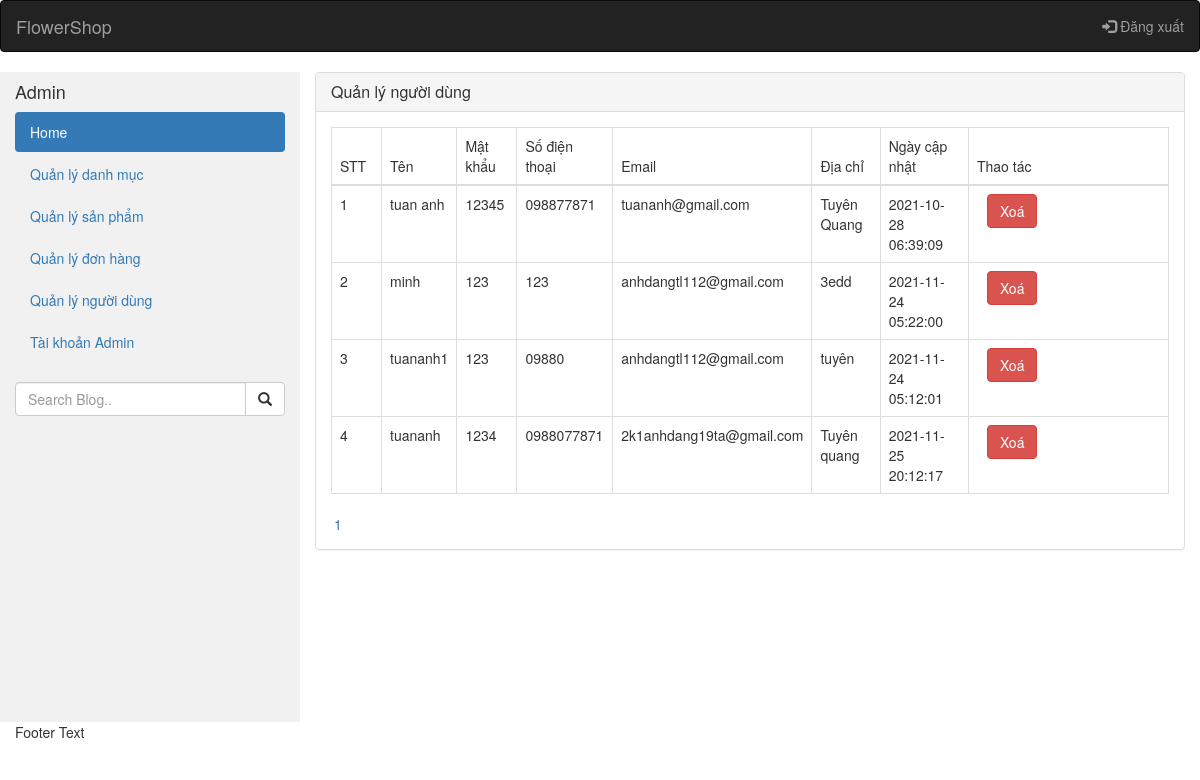
The page /mvc/index.php?controller=user&&action=listuser (signed in) on the database its author committed.
### tables this page shows
CREATE TABLE `user` (
  `id` int(11) NOT NULL,
  `username` varchar(50) NOT NULL,
  `password` varchar(50) NOT NULL,
  `phone` varchar(15) NOT NULL,
  `email` varchar(50) NOT NULL,
  `adress` varchar(150) NOT NULL,
  `created` datetime NOT NULL,
  `permission` tinyint(4) NOT NULL
);

### mvc/model/dbconfig.php (called while the page is built, shortened)
<?php
    class database{
        private $hostname = 'localhost';
        private $username = 'root';
        private $pass = '';
        private $dbname = 'banhoa';
        private $conn = null;
        private $result = null;
        public function connect()
        {
           $this->conn = new mysqli($this->hostname, $this->username, $this->pass, $this->dbname);
           if(!$this->conn){
               echo "Kết nối thất bại";
                exit();
           }else{
               mysqli_set_charset($this->conn,'utf8');
           }
           return $this->conn;
        }
        public function execute($sql){
            $this->result = $this->conn->query($sql);
            return $this->result;
        }
        public function getData(){
            if($this->result){
                $data = mysqli_fetch_array($this->result);
            }
            else{
                $data = 0;
            }
            return $data;
        }
        public function getAllData($table){
            $sql = "select * from $table";
            $this->execute($sql);
            if($this->dem()==0){
                $data=0;
            }
            else{
                while($datas = $this->getData()) {
                    $data[] = $datas;
                }
            }
            return $data;
        }
        public function phantrang($table,$trang){
            $tung_trang = ($trang - 1)*6;
            $sql = "SELECT * FROM $table LIMIT $tung_trang, 6";
            $this->execute($sql);
            if($this->dem()==0){
                $data=0;
            }
            else{
                while($datas = $this->getData()) {
                    $data[] = $datas;
                }
            }
            return $data;
        }
        public function dem(){
            if($this->result){
                $num = mysqli_num_rows($this->result);
            }
            else{
                $num = 0;
            }
            return $num;
        }
    }

### mvc/view/admin/user/user.php (the view, shortened to what this page needs)
<?php require_once('./view/admin/header.php') ?>
        <div class="col-sm-9">
            <div class="panel panel-default">
                <div class="panel-heading">
                    <h3 class="panel-title">Quản lý người dùng</h3>
                </div>
                <div class="panel-body">
                    <table class="table table-bordered tale-hover">
                        <thead>
                            <tr>
                                <th style="width: 50px;">STT</th>
                                <th>Tên</th>
                                <th>Mật khẩu</th>
                                <th>Số điện thoại</th>
                                <th>Email</th>
                                <th>Địa chỉ</th>
                                <th>Ngày cập nhật</th>
                                <th style="width: 200px;">Thao tác</th>
                            </tr>
                        </thead>
                        <tbody>
                            <?php
                            $tung_trang = ($trang - 1)*6;
                            foreach ($data as $value) {
                            ?>
                                <tr>
                                    <td><?php echo ++$tung_trang ?></td>
                                    <td><?php echo $value['username']; ?></td>
                                    <td><?php echo $value['password']; ?></td>
                                    <td><?php echo $value['phone']; ?></td>
                                    <td><?php echo $value['email']; ?></td>
                                    <td><?php echo $value['adress']; ?></td>
                                    <td><?php echo $value['created']; ?></td>
                                    <td>
                                    <a href="index.php?controller=user&action=deleteuser&id=<?php echo $value['id']; ?>">
                                        <button onclick="return confirm('Bạn có chắc muốn xóa sản phẩm này không?') " style=" margin-left: 10px;" class="btn btn-danger">Xoá</button>
                                    </a>
                                    </td>
                                </tr>
                            <?php
                            }
                            ?>
                        </tbody>
                    </table>
                    <div>
                        <?php
                            $table = 'user';
                            $user_all = $this->db->getAllData($table);
                            $user_count = count($user_all);
                            $countButton = ceil($user_count/6);
                            for($i=1; $i<=$countButton; $i++){
                                echo '<a style="margin:3px;" href="index.php?controller=user&&action=listuser&trang='.$i.'">'.$i.'</a>';
                            }
                        ?>
                    </div>
                </div>
            </div>
        </div>
    </div>
</div>
<footer class="container-fluid">
    <p>Footer Text</p>
</footer>

### mvc/css/style.css (style rules this page uses)
html,body,div,span,applet,object,iframe,h1,h2,h3,h4,h5,h6,p,blockquote,pre,a,abbr,acronym,address,big,cite,code,del,dfn,em,img,ins,kbd,q,s,samp,small,strike,strong,sub,sup,tt,var,b,u,i,dl,dt,dd,ol,nav ul,nav li,fieldset,form,label,legend,table,caption,tbody,tfoot,thead,tr,th,td,article,aside,canvas,details,embed,figure,figcaption,footer,header,hgroup,menu,nav,output,ruby,section,summary,time,mark,audio,video { margin:0;padding:0;border:0;font-size:100%;font:inherit;vertical-align:baseline; }
article, aside, details, figcaption, figure,footer, header, hgroup, menu, nav, section { display: block; }
table { border-collapse:collapse;border-spacing:0; }
a { text-decoration:none; }
body { font-family: 'Open Sans', sans-serif; background-size:cover; -webkit-background-size:cover; -ms-background-size:cover; -o-background-size:cover; -moz-background-size:cover; background-position:center; background-attachment:fixed; }

### rows shown on the page
user: username "tuan anh", password "12345", phone "098877871", email "tuananh@gmail.com", adress "Tuyên Quang", created "2021-10-28 06:39:09"
user: username "minh", password "123", phone "123", email "anhdangtl112@gmail.com", adress "3edd", created "2021-11-24 05:22:00"
user: username "tuananh1", password "123", phone "09880", email "anhdangtl112@gmail.com", adress "tuyên", created "2021-11-24 05:12:01"
user: username "tuananh", password "1234", phone "0988077871", email "2k1anhdang19ta@gmail.com", adress "Tuyên quang", created "2021-11-25 20:12:17"
